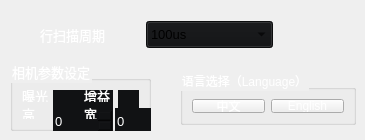
            <widget class="QWidget" name="page_20">
             <widget class="QWidget" name="layoutWidget">
              <property name="geometry">
               <rect>
                <x>40</x>
                <y>20</y>
                <width>233</width>
                <height>29</height>
               </rect>
              </property>
              <layout class="QHBoxLayout" name="horizontalLayout_69">
               <item>
                <widget class="QLabel" name="label_43">
                 <property name="sizePolicy">
                  <sizepolicy hsizetype="Fixed" vsizetype="Preferred">
                   <horstretch>0</horstretch>
                   <verstretch>0</verstretch>
                  </sizepolicy>
                 </property>
                 <property name="minimumSize">
                  <size>
                   <width>100</width>
                   <height>0</height>
                  </size>
                 </property>
                 <property name="maximumSize">
                  <size>
                   <width>100</width>
                   <height>16777215</height>
                  </size>
                 </property>
                 <property name="font">
                  <font>
                   <pointsize>10</pointsize>
                  </font>
                 </property>
                 <property name="styleSheet">
                  <string notr="true">color: rgb(255, 255, 255);</string>
                 </property>
                 <property name="text">
                  <string>行扫描周期</string>
                 </property>
                </widget>
               </item>
               <item>
                <widget class="QComboBox" name="TriggerFre">
                 <property name="minimumSize">
                  <size>
                   <width>125</width>
                   <height>27</height>
                  </size>
                 </property>
                 <property name="font">
                  <font>
                   <pointsize>10</pointsize>
                  </font>
                 </property>
                 <property name="styleSheet">
                  <string notr="true">background-color: rgb(17, 18, 20);</string>
                 </property>
                 <item>
                  <property name="text">
                   <string>100us</string>
                  </property>
                 </item>
                 <item>
                  <property name="text">
                   <string>30us</string>
                  </property>
                 </item>
                 <item>
                  <property name="text">
                   <string>20us</string>
                  </property>
                 </item>
                 <item>
                  <property name="text">
                   <string>自定义</string>
                  </property>
                 </item>
                </widget>
               </item>
              </layout>
             </widget>
             <widget class="QGroupBox" name="groupBox_8">
              <property name="geometry">
               <rect>
                <x>10</x>
                <y>60</y>
                <width>141</width>
                <height>71</height>
               </rect>
              </property>
              <property name="font">
               <font>
                <pointsize>10</pointsize>
               </font>
              </property>
              <property name="styleSheet">
               <string notr="true">color: rgb(255, 255, 255);</string>
              </property>
              <property name="title">
               <string>相机参数设定</string>
              </property>
              <layout class="QGridLayout" name="gridLayout_22">
               <item row="0" column="0">
                <layout class="QHBoxLayout" name="horizontalLayout_37">
                 <item>
                  <widget class="QLabel" name="label_68">
                   <property name="sizePolicy">
                    <sizepolicy hsizetype="Fixed" vsizetype="Preferred">
                     <horstretch>0</horstretch>
                     <verstretch>0</verstretch>
                    </sizepolicy>
                   </property>
                   <property name="minimumSize">
                    <size>
                     <width>58</width>
                     <height>0</height>
                    </size>
                   </property>
                   <property name="font">
                    <font>
                     <pointsize>10</pointsize>
                    </font>
                   </property>
                   <property name="styleSheet">
                    <string notr="true">color: rgb(255, 255, 255);</string>
                   </property>
                   <property name="text">
                    <string>曝光</string>
                   </property>
                  </widget>
                 </item>
                 <item>
                  <widget class="QLineEdit" name="insInterface_3">
                   <property name="minimumSize">
                    <size>
                     <width>60</width>
                     <height>26</height>
                    </size>
                   </property>
                   <property name="font">
                    <font>
                     <pointsize>10</pointsize>
                    </font>
                   </property>
                   <property name="styleSheet">
                    <string notr="true">background-color: rgb(17, 18, 20);
border:none;</string>
                   </property>
                  </widget>
                 </item>
                </layout>
               </item>
               <item row="0" column="1">
                <layout class="QHBoxLayout" name="horizontalLayout_38">
                 <item>
                  <widget class="QLabel" name="label_38">
                   <property name="sizePolicy">
                    <sizepolicy hsizetype="Fixed" vsizetype="Preferred">
                     <horstretch>0</horstretch>
                     <verstretch>0</verstretch>
                    </sizepolicy>
                   </property>
                   <property name="minimumSize">
                    <size>
                     <width>58</width>
                     <height>0</height>
                    </size>
                   </property>
                   <property name="font">
                    <font>
                     <pointsize>10</pointsize>
                    </font>
                   </property>
                   <property name="styleSheet">
                    <string notr="true">color: rgb(255, 255, 255);</string>
                   </property>
                   <property name="text">
                    <string>增益</string>
                   </property>
                  </widget>
                 </item>
                 <item>
                  <widget class="QLineEdit" name="insInterface_2">
                   <property name="minimumSize">
                    <size>
                     <width>0</width>
                     <height>26</height>
                    </size>
                   </property>
                   <property name="font">
                    <font>
                     <pointsize>10</pointsize>
                    </font>
                   </property>
                   <property name="styleSheet">
                    <string notr="true">background-color: rgb(17, 18, 20);
border:none;</string>
                   </property>
                  </widget>
                 </item>
                </layout>
               </item>
               <item row="1" column="0">
                <layout class="QHBoxLayout" name="horizontalLayout_77">
                 <item>
                  <widget class="QLabel" name="label_70">
                   <property name="sizePolicy">
                    <sizepolicy hsizetype="Fixed" vsizetype="Preferred">
                     <horstretch>0</horstretch>
                     <verstretch>0</verstretch>
                    </sizepolicy>
                   </property>
                   <property name="minimumSize">
                    <size>
                     <width>58</width>
                     <height>0</height>
                    </size>
                   </property>
                   <property name="font">
                    <font>
                     <pointsize>10</pointsize>
                    </font>
                   </property>
                   <property name="styleSheet">
                    <string notr="true">color: rgb(255, 255, 255);</string>
                   </property>
                   <property name="text">
                    <string>高</string>
                   </property>
                  </widget>
                 </item>
                 <item>
                  <widget class="QDoubleSpinBox" name="insHeight">
                   <property name="minimumSize">
                    <size>
                     <width>60</width>
                     <height>26</height>
                    </size>
                   </property>
                   <property name="font">
                    <font>
                     <pointsize>10</pointsize>
                    </font>
                   </property>
                   <property name="styleSheet">
                    <string notr="true">background-color: rgb(17, 18, 20);
border:none;</string>
                   </property>
                   <property name="decimals">
                    <number>0</number>
                   </property>
                   <property name="maximum">
                    <double>100000.000000000000000</double>
                   </property>
                   <property name="value">
                    <double>0.000000000000000</double>
                   </property>
                  </widget>
                 </item>
                </layout>
               </item>
               <item row="1" column="1">
                <layout class="QHBoxLayout" name="horizontalLayout_78">
                 <item>
                  <widget class="QLabel" name="label_71">
                   <property name="sizePolicy">
                    <sizepolicy hsizetype="Fixed" vsizetype="Preferred">
                     <horstretch>0</horstretch>
                     <verstretch>0</verstretch>
                    </sizepolicy>
                   </property>
                   <property name="minimumSize">
                    <size>
                     <width>58</width>
                     <height>0</height>
                    </size>
                   </property>
                   <property name="font">
                    <font>
                     <pointsize>10</pointsize>
                    </font>
                   </property>
                   <property name="styleSheet">
                    <string notr="true">color: rgb(255, 255, 255);</string>
                   </property>
                   <property name="text">
                    <string>宽</string>
                   </property>
                  </widget>
                 </item>
                 <item>
                  <widget class="QDoubleSpinBox" name="insWidth">
                   <property name="minimumSize">
                    <size>
                     <width>60</width>
                     <height>26</height>
                    </size>
                   </property>
                   <property name="font">
                    <font>
                     <pointsize>10</pointsize>
                    </font>
                   </property>
                   <property name="styleSheet">
                    <string notr="true">background-color: rgb(17, 18, 20);
border:none;</string>
                   </property>
                   <property name="decimals">
                    <number>0</number>
                   </property>
                   <property name="maximum">
                    <double>10000.000000000000000</double>
                   </property>
                   <property name="value">
                    <double>0.000000000000000</double>
                   </property>
                  </widget>
                 </item>
                </layout>
               </item>
              </layout>
             </widget>
             <widget class="QGroupBox" name="groupBox_7">
              <property name="geometry">
               <rect>
                <x>180</x>
                <y>70</y>
                <width>176</width>
                <height>55</height>
               </rect>
              </property>
              <property name="styleSheet">
               <string notr="true">color: rgb(255, 255, 255);</string>
              </property>
              <property name="title">
               <string>语言选择（Language）</string>
              </property>
              <layout class="QGridLayout" name="gridLayout_5">
               <item row="0" column="0">
                <widget class="QPushButton" name="LanguageBtn_2">
                 <property name="text">
                  <string>中文</string>
                 </property>
                </widget>
               </item>
               <item row="0" column="1">
                <widget class="QPushButton" name="LanguageBtn">
                 <property name="text">
                  <string>English</string>
                 </property>
                </widget>
               </item>
              </layout>
             </widget>
            </widget>
